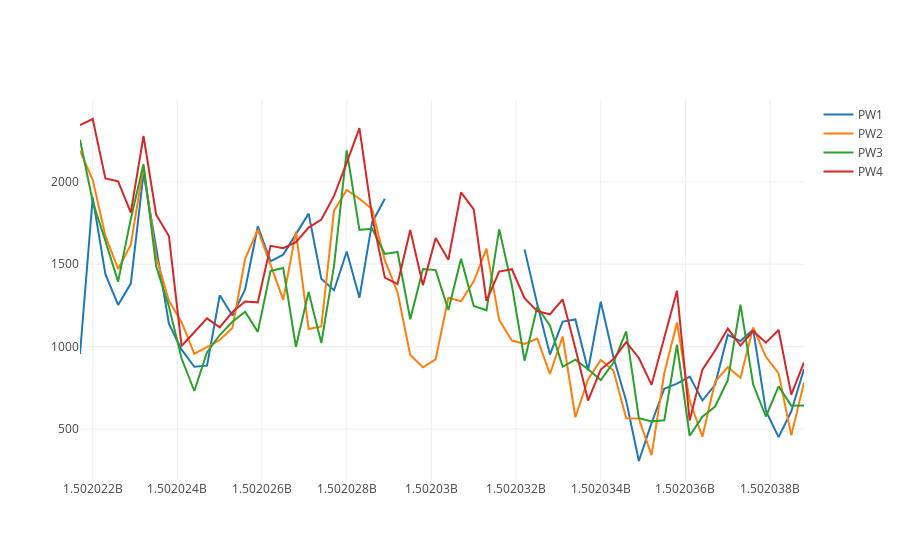

Notebook code cell kept with this figure:
### Markdown cell above
Next we'll look at imputing the remaining missing values.  First we'll plot one of the gaps in PW1 to get a sense of the data.

### Code cell
n = ((cleaned_data == ' ') | (cleaned_data.isnull()))
miss_inds = np.where(np.diff(n['PW1']))[0]
miss_inds = zip(miss_inds[::2], miss_inds[1::2])

st_missing = miss_inds[0][0]
end_missing = miss_inds[0][1]

# Get indices of points 12h before gap and 12h after
inds = range(st_missing - (12*2), end_missing + (12*2)) #range(st_missing - (12*12), st_missing + 1) + range(end_missing, end_missing + (12*12))

iplot(go.Figure(data = [go.Scatter(x = cleaned_data['TimeStamp'].iloc[inds], y = cleaned_data[w].iloc[inds], 
                                   mode = 'lines', name = w) for w in pw_cols]))
